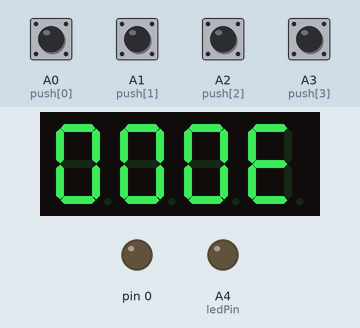
Bench run of a sketch on a simulated Arduino Uno, built with avr-gcc and run on an emulated ATmega328P. On the bench: 4-digit seven-segment display, output pins drawn as LEDs (lit = HIGH). Wiring (inferred from the names in the program): 4-digit 7-segment display, segments lit when LOW: segments pin 3, pin 4, pin 5, pin 6, pin 7, pin 8, pin 9; digit selects pin 10, pin 11, pin 12, pin 13. The inputs (shaded band) are chosen by the test bench; at power-on: A0 (push[0]), A1 (push[1]), A2 (push[2]), A3 (push[3]) HIGH. The segment pins are drawn as the display they are named for; pins used as bus, display or sensor lines are not drawn.

Above: at 1.2 s.
1.3 s: A1 (push[1]) pulled LOW for 1 s
At 2.8 s:
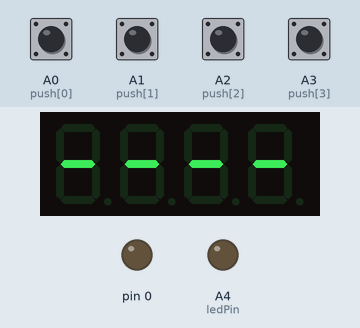
3.8 s: A0 (push[0]) pulled LOW for 0.15 s
At 4.3 s:
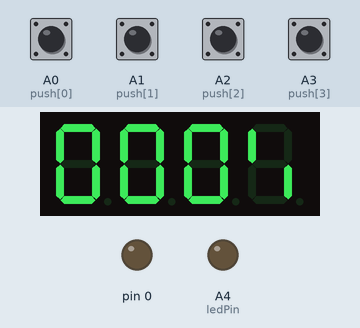
5.5 s: A1 (push[1]) pulled LOW for 0.15 s
At 6.2 s:
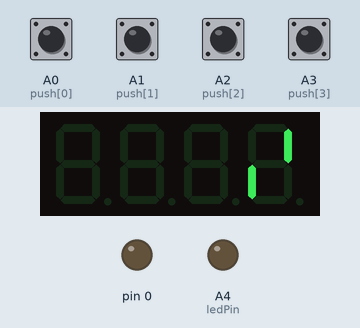
7.3 s: A2 (push[2]) pulled LOW for 1 s
At 9.1 s:
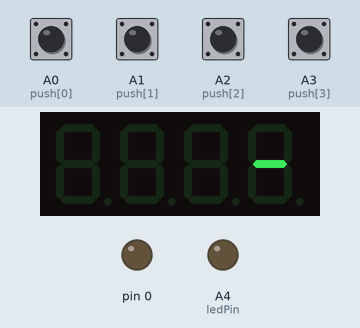
9.8 s: A2 (push[2]) pulled LOW for 1 s
At 10.56 s:
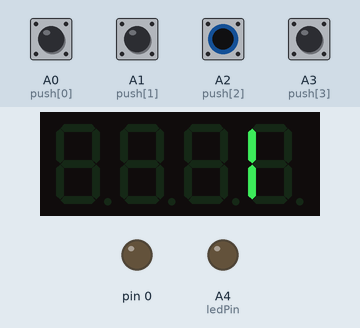
12.3 s: A1 (push[1]) pulled LOW for 1 s
At 14.4 s:
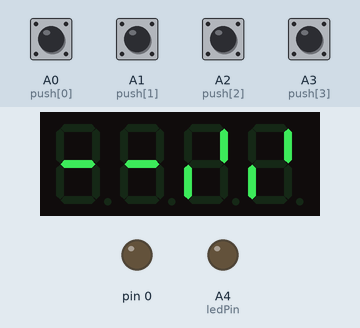
Timing chart, 0 to 15.8 s (numbered marks = the images above; inputs shaded):
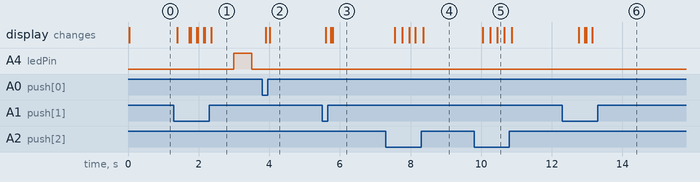

Measured:
- after the input at 1.3 s, A4 (ledPin): LOW → HIGH after 1.7 s, → LOW 0.50 s later; the display: first changes after 0.10 s (image 1 shows a later state)
- after the input at 3.8 s, A4 (ledPin): stays LOW (without the input it goes to HIGH after 0.20 s); the display: first changes after 0.10 s (image 2 shows a later state)
- after the input at 5.5 s, the display: first changes after 0.10 s (image 3 shows a later state)
- after the input at 7.3 s, the display: first changes after 0.26 s (image 4 shows a later state)
- after the input at 9.8 s, the display: first changes after 0.24 s (image 5 shows a later state)
- after the input at 12.3 s, the display: first changes after 0.46 s (image 6 shows a later state)

The sketch:

Tubes_Tahap2.ino
```cpp
int segment[]   = {3,4,5,6,7,8,9};     // pin a, b, c, d, e, f, g
int push[]      = {A0,A1,A2,A3};             // push[0]=menu, push[1]=select, push[2]=plus, push[3]=minus
int ledPin      = A4;                   // LED Pin detik
int seg_con[]   = {10,11,12,13};               // Selector 7-segment
int halfSecond  = 0;                       // Nilai tiap 500ms
int loopAlarm;

// Boolean untuk aktifasi setiap event
bool isProgramRun = false;
bool select = false;
bool startCalculator = true;
bool startJam = true;
bool flag = true;
bool doneCalculator = false;

// Variabel pengaturan mode dan timer
unsigned char mode = 1;
unsigned long int timer;
unsigned long int lasttimer=0;

// Konstanta waktu
signed char jam_satuan, jam_puluhan, menit_satuan, menit_puluhan, detik_puluhan, detik_satuan;
signed char timer_menitPuluhan, timer_menitSatuan, timer_detikPuluhan, timer_detikSatuan;

// Set up Program
void setup()
{
  // Pengesetan pin output untuk 7-segmen
  for (int i=0; i<8; i++) pinMode (segment[i],OUTPUT);

  for (int i=0;i<4;i++){
     pinMode (push[i], INPUT);        // Pengesetan input push button
     pinMode (seg_con[i], OUTPUT);    // pengesetan output control pada 7-segment
     //digitalWrite(push[i],HIGH);      // pengesetan nilai control 7-segmen
  }
  pinMode (ledPin,OUTPUT);         // Pengesetan LED


  // Stop interrupts
  cli();

  // Initialize Timer/Counter Register
  TCCR1A = 0; // set entire TCCR1A register to 0
  TCCR1B = 0; // same for TCCR1B
  TCNT1  = 0; //initialize counter value to 0

  // Turn on CTC mode
  TCCR1B |= (1 << WGM12);

  // Set CS12 and CS10 bits for 1024 prescaler
  TCCR1B |= (1 << CS12) | (1 << CS10);

  // a value of 15624 in a second. By having OCR1A = 15624 / 2 then the interrupt function
  OCR1A = 15624 / 2;

  // Enable timer compare interrupt
  TIMSK1 |= (1 << OCIE1A);

  // Allow interrupts
  sei();

}

// Prosedur Led On untuk jam digital
void ledOn()
{
  digitalWrite(ledPin,HIGH);
}

// Prosedur Led oFF`` untuk jam digital
void ledOff()
{
  digitalWrite(ledPin,LOW);
}

// jam dengan interrupt
ISR(TIMER1_COMPA_vect)
{
  halfSecond++;

  if (halfSecond==1) // Untuk kedipan lampu indikator detik
  {
    // Untuk mode jam digital led berkedip setiap detik
    if (mode==1 && isProgramRun)
    {
      ledOff();
    }
  }else if (halfSecond!=1)
  {
    halfSecond=0;
    detik_satuan++;
    if (mode==1 && isProgramRun)
    {
      ledOn();
    }
    else if (mode==3 && isProgramRun)
    {
      timer_detikSatuan--;
    }
  }

  if (mode==1 || mode==2)
  {
      if (detik_satuan > 9)
      {
        detik_satuan = 0;
        detik_puluhan++;

        // nilai detik sudah mencapai 60
        if(detik_puluhan > 5 )
        {
          detik_puluhan = 0;
          menit_satuan++;

          if(menit_satuan > 9)
          {
            menit_satuan=0;
            menit_puluhan++;

          // nilai menit sudah mencapai 60
            if (menit_puluhan > 5)
            {
              menit_puluhan=0;
              jam_satuan++;

              if(jam_satuan > 9)
              {
                jam_satuan=0;
                jam_puluhan++;

                // nilai jam mecapai 24
                if(jam_puluhan == 2 && jam_satuan== 4)
                {
                  jam_puluhan=0;
                  jam_satuan=0;
                }
              }
            }
          }
        }
      }
  }
}

// Inisiasi nilai kontanta sama dengan nol
void init_angka()
{
  //inisialisasi nilai detik, menit, jam
  detik_satuan=0; detik_puluhan=0;
  menit_satuan=0; menit_puluhan=0;
  jam_satuan=0; jam_puluhan=0;
}

//pengaturan menggunakan push button
void setting_angka ()
{
  unsigned char x = 5;
  signed char digit1, digit2, digit3, digit4;
  unsigned char maksimumDigit1, maksimumDigit2;

  isProgramRun = false;

  switch (mode)
  {
    case 1 : {   // Jam Digital
              digit1  = jam_puluhan;
              digit2  = jam_satuan;
              digit3  = menit_puluhan;
              digit4  = menit_satuan;
              maksimumDigit1 = 2;
              maksimumDigit2 = 9;
             }
             break;
    case 3 : {   // Timer
              digit1  = menit_puluhan;
              digit2  = menit_satuan;
              digit3  = detik_puluhan;
              digit4  = detik_satuan;
              maksimumDigit1 = 5;
              maksimumDigit2 = 9;
             }
             break;
  }

  // Pembacaan tombol mode
  if(digitalRead(push[1])==0)
  {
      delay(200);
      x=4;
  }

  // setting menit satuan atau detik satuan
  while(x==4)
  {
      if(digitalRead(push[1])==0) // Tombol select untuk geser digit
      {
          delay(200);
          x=3;
      }

      if (digitalRead(push[2])==0) // Tombol plus
      {
          delay(200);
          digit4++;

          if(digit4>9)
            digit4 = 0;
      }

      if(digitalRead(push[3])==0) // Tombol minus
      {
          delay(200);
          digit4--;

          if(digit4<0)
            digit4=9;
      }

      // Menampilkan digit ke empat
      digitalWrite(seg_con[3],LOW);
      digitalWrite(seg_con[2],HIGH);
      digitalWrite(seg_con[1],HIGH);
      digitalWrite(seg_con[0],HIGH);
      tampil_7(digit4);

  }

    // setting menit puluhan
  while(x==3)
  {
      if(digitalRead(push[1])==0) // Tombol select untuk geser digit
      {
          delay(200);
          x=2;
      }

      if (digitalRead(push[2])==0) // Tombol plus
      {
          delay(200);
          digit3++;

          if(digit3>5)
            digit3=0;
      }

      if(digitalRead(push[3])==0) // Tombol minus
      {
          delay(200);
          digit3--;

          if(digit3<0)
            digit3=5;

      }

      // Menampilkan digit ketiga
      digitalWrite(seg_con[3],HIGH);
      digitalWrite(seg_con[2],LOW);
      digitalWrite(seg_con[1],HIGH);
      digitalWrite(seg_con[0],HIGH);
      tampil_7(digit3);
  }

  // setting jam satuan
  while(x==2)
  {
    if(digitalRead(push[1])== 0) // Tombol select untuk geser digit
    {
      delay(200);
      x=1;
    }

    if (digitalRead(push[2])==0) // Tombol plus
    {
      delay(200);
      digit2++;

      if(digit2 > maksimumDigit2)
      {
        digit2 = 0;
      }
    }

    if(digitalRead(push[3])==0) // Tombol minus
    {
        delay(200);
        digit2--;

        if(digit2 < 0)
        {
          digit2 = maksimumDigit2;
        }
    }

    // Menampilkan digit kedua
    digitalWrite(seg_con[3],HIGH);
    digitalWrite(seg_con[2],HIGH);
    digitalWrite(seg_con[1],LOW);
    digitalWrite(seg_con[0],HIGH);
    tampil_7(digit2);
  }

  // setting jam puluhan
  while(x==1)
  {
    if(digitalRead(push[1])==0) // Tombol select untuk geser digit
    {
        delay(200);
        x=5;
        //detik_satuan=0;
        //detik_puluhan=0;
    }

    if (digitalRead(push[2])==0) // Tombol plus
    {
        delay(200);
        digit1++;

        if(digit1 > maksimumDigit1)
        {
          digit1 = 0;
        }
    }

    if(digitalRead(push[3])==0) // Tombol minus
    {
        delay(200);
        digit1--;

        if(digit1 < 0)
          digit1 = maksimumDigit1;
    }

    // Menampilkan digit kesatu
    digitalWrite(seg_con[3],HIGH);
    digitalWrite(seg_con[2],HIGH);
    digitalWrite(seg_con[1],HIGH);
    digitalWrite(seg_con[0],LOW);
    tampil_7(digit1);
  }

  // Mengisi nilai konstanta waktu dengan hasil setting oleh user
  if (mode==1)
  {
    jam_puluhan = digit1;
    jam_satuan = digit2;
    menit_puluhan = digit3;
    menit_satuan = digit4;
    detik_puluhan = 0;
    detik_satuan = 0;
    halfSecond = 0;
  }
  else if (mode==2)
  {
    timer_menitPuluhan = digit1;
    timer_menitSatuan = digit2;
    timer_detikPuluhan = digit3;
    timer_detikSatuan = digit4;
    halfSecond = 0;
  }

  halfSecond = 0;
}

// Menampilakn angka pada 7-segment
void tampil_7(int nilai)
{
  if (nilai==0){
            digitalWrite(segment[0], HIGH);
            digitalWrite(segment[1], HIGH);
            digitalWrite(segment[2], HIGH);
            digitalWrite(segment[3], HIGH);
            digitalWrite(segment[4], HIGH);
            digitalWrite(segment[5], HIGH);
            digitalWrite(segment[6], LOW);
            digitalWrite(segment[7], LOW);
  }
  else if (nilai==1) {
            digitalWrite(segment[0], LOW);
            digitalWrite(segment[1], HIGH);
            digitalWrite(segment[2], HIGH);
            digitalWrite(segment[3], LOW);
            digitalWrite(segment[4], LOW);
            digitalWrite(segment[5], LOW);
            digitalWrite(segment[6], LOW);
            digitalWrite(segment[7], LOW);
  }
  else if (nilai==2){
            digitalWrite(segment[0], HIGH);
            digitalWrite(segment[1], HIGH);
            digitalWrite(segment[2], LOW);
            digitalWrite(segment[3], HIGH);
            digitalWrite(segment[4], HIGH);
            digitalWrite(segment[5], LOW);
            digitalWrite(segment[6], HIGH);
            digitalWrite(segment[7], LOW);
  }
  else if (nilai==3)  {
          digitalWrite(segment[0], HIGH);
          digitalWrite(segment[1], HIGH);
          digitalWrite(segment[2], HIGH);
          digitalWrite(segment[3], HIGH);
          digitalWrite(segment[4], LOW);
          digitalWrite(segment[5], LOW);
          digitalWrite(segment[6], HIGH);
          digitalWrite(segment[7], LOW);
  }
  else if (nilai==4){
            digitalWrite(segment[0], LOW);
            digitalWrite(segment[1], HIGH);
            digitalWrite(segment[2], HIGH);
            digitalWrite(segment[3], LOW);
            digitalWrite(segment[4], LOW);
            digitalWrite(segment[5], HIGH);
            digitalWrite(segment[6], HIGH);
            digitalWrite(segment[7], LOW);
  }
  else if (nilai==5){
            digitalWrite(segment[0], HIGH);
            digitalWrite(segment[1], LOW);
            digitalWrite(segment[2], HIGH);
            digitalWrite(segment[3], HIGH);
            digitalWrite(segment[4], LOW);
            digitalWrite(segment[5], HIGH);
            digitalWrite(segment[6], HIGH);
            digitalWrite(segment[7], LOW);
  }
  else if (nilai==6){
            digitalWrite(segment[0], HIGH);
            digitalWrite(segment[1], LOW);
            digitalWrite(segment[2], HIGH);
            digitalWrite(segment[3], HIGH);
            digitalWrite(segment[4], HIGH);
            digitalWrite(segment[5], HIGH);
            digitalWrite(segment[6], HIGH);
            digitalWrite(segment[7], LOW);
  }
  else if (nilai==7){
            digitalWrite(segment[0], HIGH);
            digitalWrite(segment[1], HIGH);
            digitalWrite(segment[2], HIGH);
            digitalWrite(segment[3], LOW);
            digitalWrite(segment[4], LOW);
            digitalWrite(segment[5], LOW);
            digitalWrite(segment[6], LOW);
            digitalWrite(segment[7], LOW);
  }
  else if (nilai==8){
            digitalWrite(segment[0], HIGH);
            digitalWrite(segment[1], HIGH);
            digitalWrite(segment[2], HIGH);
            digitalWrite(segment[3], HIGH);
            digitalWrite(segment[4], HIGH);
            digitalWrite(segment[5], HIGH);
            digitalWrite(segment[6], HIGH);
            digitalWrite(segment[7], LOW);
  }
  else if (nilai==9)
  {
            digitalWrite(segment[0], HIGH);
            digitalWrite(segment[1], HIGH);
            digitalWrite(segment[2], HIGH);
            digitalWrite(segment[3], HIGH);
            digitalWrite(segment[4], LOW);
            digitalWrite(segment[5], HIGH);
            digitalWrite(segment[6], HIGH);
            digitalWrite(segment[7], LOW);
  }
  else if (nilai==10)
  {
            digitalWrite(segment[0], LOW);
            digitalWrite(segment[1], LOW);
            digitalWrite(segment[2], LOW);
            digitalWrite(segment[3], LOW);
            digitalWrite(segment[4], LOW);
            digitalWrite(segment[5], LOW);
            digitalWrite(segment[6], HIGH);
            digitalWrite(segment[7], LOW);
  }
}

// menampilkan jam digital
void show(signed char a, signed char b, signed char c, signed char d)
{
    digitalWrite(seg_con[3],LOW);  // Digit Keempat
    digitalWrite(seg_con[2],HIGH);
    digitalWrite(seg_con[1],HIGH);
    digitalWrite(seg_con[0],HIGH);
    tampil_7(d);
    delay(5);

    digitalWrite(seg_con[3],HIGH);
    digitalWrite(seg_con[2],LOW);  // Digit Ketiga
    digitalWrite(seg_con[1],HIGH);
    digitalWrite(seg_con[0],HIGH);
    tampil_7(c);
    delay(5);

    digitalWrite(seg_con[3],HIGH);   // Digit Kedua
    digitalWrite(seg_con[2],HIGH);
    digitalWrite(seg_con[1],LOW);
    digitalWrite(seg_con[0],HIGH);
    tampil_7(b);
    delay(5);

    digitalWrite(seg_con[3],HIGH);   // Digit Pertama
    digitalWrite(seg_con[2],HIGH);
    digitalWrite(seg_con[1],HIGH);
    digitalWrite(seg_con[0],LOW);
    tampil_7(a);
    delay(5);
}

// Program cek mode (1. Jam Digital, 2. Calculator)
void cekMode()
{
  startJam = true;
  startCalculator = true;
  isProgramRun = false;
  ledOff();

  // Looping hingga dipilih mode dengan menekan tombol select
  while (!select)
  {
    show (10, 10, 10, mode);
    if (digitalRead(push[0])==0)
    {
      delay(150);
      mode++;
      if (mode>2)
      {
        mode=1;
      }
    }
    // Jika ditekan select maka akan keluar loop
    if (digitalRead(push[1])==0)
    {
      select = true;
    }
  }
}

// Program Running dari setiap mode yang dipilih
void runningProgram()
{
  signed char temp1;
  signed char temp2;
  signed char temp3;
  signed char temp4;

  switch (mode)
  {
    case 1 : {  // Jam Digital
                init_angka();
                setting_angka();
                isProgramRun = true;
                while (startJam)
                {
                  if (jam_puluhan==2 && jam_satuan>3)
                  {
                    init_angka();
                  }
                  show(jam_puluhan, jam_satuan, menit_puluhan, menit_satuan);
                  if (digitalRead(push[1]) == 0)
                  {
                    setting_angka();
                    isProgramRun = true;
                  }
                  if (digitalRead(push[0]) == 0)
                  {
                    startJam = false;
                  }
                }
             }
             break;
    case 2 : {  // Calculator
                init_angka();
                setting_angka();
                isProgramRun = true;
                while (startCalculator)
                {
                  show(timer_menitPuluhan, timer_menitSatuan, timer_detikPuluhan, timer_detikSatuan);
                  if (digitalRead(push[0])== 0)
                  {
                    startCalculator = false;
                    doneCalculator = false;
                  }
                  if (doneCalculator)
                  {
                    startCalculator = false;
                    doneCalculator = true;
                  }
                }
                while (doneCalculator)
                {
                  //show(10,0,0,0);
                  while (digitalRead(push[0])!=0)
                  {
                    show(10,10,10,10);
                  }
                  doneCalculator = false;
                }
             }
             break;
  }

  select = false;

}

// Program Utama
void loop()
{
  cekMode();
  runningProgram();
}
```
